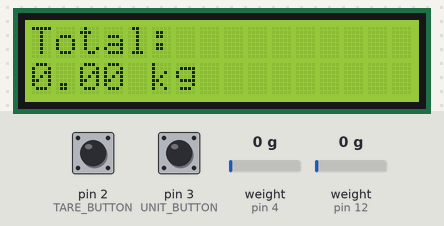
The sketch below on a simulated Arduino Uno, built with avr-gcc and run on an emulated ATmega328P. Parts: 16×2 character LCD. The inputs (shaded band) are chosen by the test bench; at power-on: weight on the scale (sensors on pin 4, pin 12) 0 g, pin 2 (TARE_BUTTON) HIGH, pin 3 (UNIT_BUTTON) HIGH.

Above: at 15.5 s.
15.6 s: weight on the scale (sensor on pin 4) set to 1250 g
At 20.2 s:
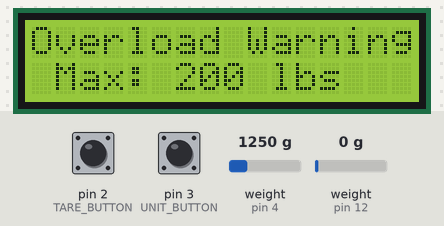
20.9 s: pin 2 (TARE_BUTTON) pulled LOW for 2.75 s
At 24.2 s:
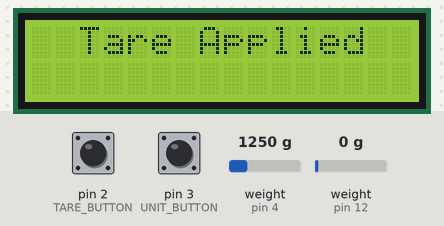
26.4 s: pin 3 (UNIT_BUTTON) pulled LOW for 2.75 s
At 30.2 s:
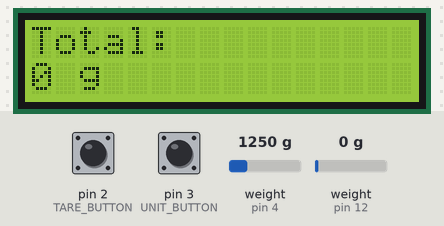
30.6 s: pin 3 (UNIT_BUTTON) pulled LOW for 2.75 s
At 33.9 s:
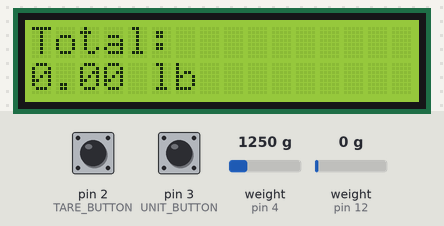
34.9 s: pin 3 (UNIT_BUTTON) pulled LOW for 2.75 s
At 38.7 s:
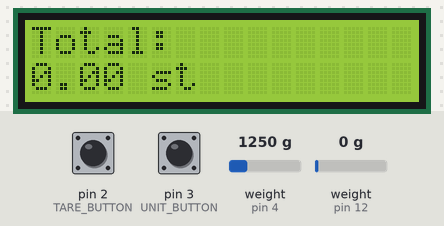
39.5 s: weight on the scale (sensor on pin 12) set to 100 g
At 43.5 s:
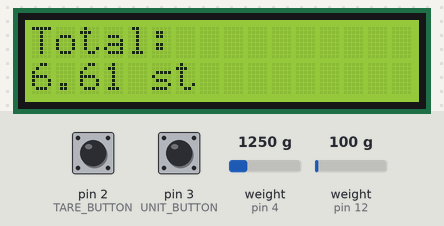
Timing chart, 0 to 45.0 s (numbered marks = the images above; inputs shaded):
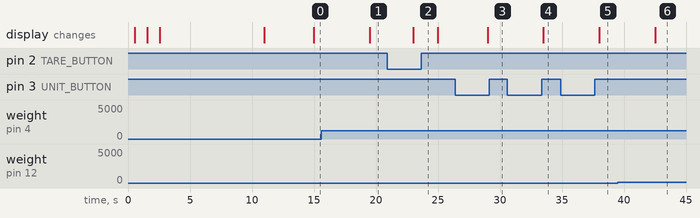

Measured:
- after the input at 15.6 s, the display: changes after 3.9 s (image 1)
- after the input at 20.9 s, the display: changes after 2.1 s (image 2)
- after the input at 26.4 s, the display: changes after 2.6 s (image 3)
- after the input at 30.6 s, the display: changes after 2.9 s (image 4)
- after the input at 34.9 s, the display: changes after 3.1 s (image 5)
- after the input at 39.5 s, the display: changes after 3.0 s (image 6)

The sketch:

Equilibre_Code_v1.6.ino
```cpp
#include <Arduino.h>
#include <HX711.h>
#include <LiquidCrystal.h>

/*
    Project Name: L'Equilibre
    Author: John Pritchard
    Date: 29/02/2025
    Version: 1.6

    Description:
      This code allows the user to weigh themselves and other items. This is done by taking the data from the load cells
      and converting it into the user's desired unit measurement (kilograms, grams, pounds, stone).
      The user has two buttons - one that can Tare the scale (reset reading to 0) and one that can
      change the measuremnt units. Need to implement low battery indicator and overload indicator.

      1.6 (29/02/2025):	Added overload warning when the measured value exceeds 190lbs.
      1.5 (29/02/2025):	Improved formatting of scale. Fixed bug where the "Tare Applied" message wouldn't show if used in an ISR. Used a flag variable instead.
      1.4 (28/02/2025): Got interrupts working. Problem caused by lack of libraries. Need to work on formatting of LCD.
      1.3 (20/02/2025): Implemented grams measurement to allow users to use the scales in more scenarios - such as weighing food (as per the brief).
      1.2 (15/02/2025): Implemented start screen.
      1.1 (14/02/2025): Added and refined main functionality of scale and buttons. The buttons could be further enhanced using interrupts.

    Hardware:
      - ATmega328 Arduino Uno Board
      - 2 Push Buttons (Pin 2 and 3)
      - 2 HX711 - scale_A (Pin 12 and Pin 13) and scale_B (Pin 4 and Pin 5)
      - 4 Load Cells (2 for each HX711)


*/


// Initialize LCD (RS, E, D4, D5, D6, D7)
LiquidCrystal lcd(6, 7, 8, 9, 10, 11);

// Define HX711 connections for two modules
const int LOADCELL_DOUT_PIN_A = 12;
const int LOADCELL_SCK_PIN_A = 13;
const int LOADCELL_DOUT_PIN_B = 4;
const int LOADCELL_SCK_PIN_B = 5;

const int TARE_BUTTON = 2;  // Button to reset scale (TARE)
const int UNIT_BUTTON = 3;  // Button to switch units

// Create HX711 instances
HX711 scale_A;
HX711 scale_B;

// Variables to store initial weight
float initialWeightA = 0;
float initialWeightB = 0;
volatile int unitMode = 0; 		// 0 = kg, 1 = grams, 2 = lb, 3 = stone

const float calibrationFactorA = 1;  	// 1 for now until calibrated (raw weight value / real known weight)
const float calibrationFactorB = 1;

// Conversion constants
const float KG_TO_GRAMS = 1000;		//1kg = 1000g 	(not really necessary icl as its an easy conversion but it just made sense to put here).
const float KG_TO_LB = 2.20462;  	// 1 kg = 2.20462 lb
const float KG_TO_STONE = 0.157473;  	// 1 kg = 0.157473 stone


String unitStr = "";		// string that stores the unit that the system is on.
int decPlaces;			// num of decimal places for measurement. Changes depending on units used.

boolean tareFlag = false; 	//governs when the tare function activates. Swiched true by ISR_TareSet.


void setup() {
  Serial.begin(57600);	//set Baud rate
  lcd.begin(16, 2);

  // Set up the buttons - NOTE: INPUT_PULLUP enables pullup resistor to ensure the read value from the buttons are either HIGH or LOW.
  pinMode(TARE_BUTTON, INPUT_PULLUP);
  pinMode(UNIT_BUTTON, INPUT_PULLUP);
  attachInterrupt(digitalPinToInterrupt(TARE_BUTTON), ISR_TareSet, FALLING);
  attachInterrupt(digitalPinToInterrupt(UNIT_BUTTON), ISR_Unit, FALLING);

  // calls relevant methods for initalization.
  start_screen();
  initialize_HX711_Modules();

  // Apply calibration once known (NEED TO CALCULATE THIS DURING PROTOTYPING BY USING A KNOWN WEIGHT).
  scale_A.set_scale(calibrationFactorA);
  scale_B.set_scale(calibrationFactorB);

  // get initial weight of both scales and convert to kg.
  initialWeightA = scale_A.get_units(30) / 1000.0;
  initialWeightB = scale_B.get_units(30) / 1000.0;

  // Tare the scales to remove offset.
  scale_A.tare();
  scale_B.tare();

  delay(200);
  lcd.clear();
}


void loop() {
  if (tareFlag) {		// when the ISR sets the flag to true, the tare function is called.
    tareFunc();
  }

  // Read weight from load 2 cells each. Converts to kg for ease since all conversion constants are from kg to something else.
  float weightA = initialWeightA + (scale_A.get_units(20) / 1000.0);
  float weightB = initialWeightB + (scale_B.get_units(20) / 1000.0);

  float totalWeight = weightA + weightB;		// adds both scales for total weight.

  // Convert to selected unit
  float displayWeight = totalWeight;
  if (unitMode == 0) {
      unitStr = "kg";
      decPlaces = 2;
  } else if (unitMode == 1) {
      displayWeight = totalWeight * KG_TO_GRAMS;
      unitStr = "g";
      decPlaces = 0;
  } else if (unitMode == 2) {
      displayWeight = totalWeight * KG_TO_LB;
      unitStr = "lb";
      decPlaces = 2;
  } else if (unitMode == 3) {
      displayWeight = totalWeight * KG_TO_STONE;
      unitStr = "st";
      decPlaces = 2;
  }


  if (totalWeight * KG_TO_LB > 190){
    overloadWarning();		  		 // when weight (in pounds) exceeds 190, warning is displayed.

  } else {
    // Display weight on LCD.
    lcd.clear();
    lcd.setCursor(0, 0);
    lcd.print("Total: ");
    lcd.setCursor(0, 1);
    lcd.print(displayWeight, decPlaces);		//prints display weight to 3dp.
    lcd.print(" " + unitStr + " ");
  }

  delay(500);
}


// Functions/Methods ----------


void start_screen(){
  delay(500);
  lcd.setCursor(2,0);
  lcd.print("L'Equillibre");
  delay(1000);
  lcd.setCursor(7,1);
  lcd.print(":)");
  delay(1000);
 }

void initialize_HX711_Modules(){

  // Initialize HX711 A and B
  scale_A.begin(LOADCELL_DOUT_PIN_A, LOADCELL_SCK_PIN_A);
  scale_B.begin(LOADCELL_DOUT_PIN_B, LOADCELL_SCK_PIN_B);

  // makes sure BOTH HX711 are connected. If not, program will not run and error message given.
  while (!(scale_A.is_ready() || scale_B.is_ready())) {
    lcd.clear();
    delay(500);
    lcd.print("~Connect HX711!~");
    delay(500);
  }

  // if both are connected, suitable message is given.
  lcd.clear();
  lcd.print("HX711 Ready!");
  delay(200);
}

void overloadWarning(){
  lcd.clear();
  lcd.setCursor(0, 0);
  lcd.print("Overload Warning");
  lcd.setCursor(1, 2);
  lcd.print("Max: 200 lbs");
  delay(1000);
}

void tareFunc(){
  tareFlag = false;

  // resets both scales.
  scale_A.tare();
  scale_B.tare();

  // sets initial weight to new weight (0 since Tare applied).
  initialWeightA = 0;
  initialWeightB = 0;

  // display message for suitable time
  lcd.clear();
  lcd.setCursor(2,0);
  lcd.print("Tare Applied");
  delay(2000);
  lcd.clear();
}


// Interrupts ----------

void ISR_TareSet(){
  tareFlag = true;
}

void ISR_Unit(){
  unitMode = (unitMode + 1) % 4;  	/* This increments unitMode everytime it is called.
					   The number stored in unitMode corresponds to a measurement (0 = grams, 1 = kg, 2 = lbs, 3 = st).
					   "% 4" means find the remainer of unitValue divided by 4. When unitValue is 4 the remainder is 0.
					   unitMode is then assigned this value, THEREFORE resetting it to 0 when it reaches 4. :) */
}


/*
  ___     .__/\___________            .__.__  ._____.                    ___
 / _ \_/\ |  )/\_   _____/ ________ __|__|  | |__\_ |_________   ____   / _ \_/\
 \/ \___/ |  |  |    __)_ / ____/  |  \  |  | |  || __ \_  __ \_/ __ \  \/ \___/
          |  |__|        < <_|  |  |  /  |  |_|  || \_\ \  | \/\  ___/
          |____/_______  /\__   |____/|__|____/__||___  /__|    \___  >
                       \/    |__|                     \/            \/           		*/
                       
```
